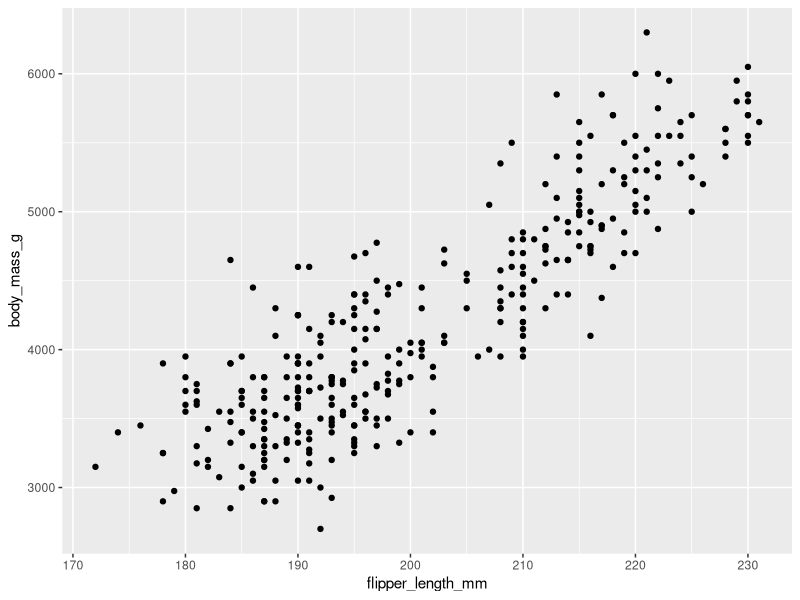
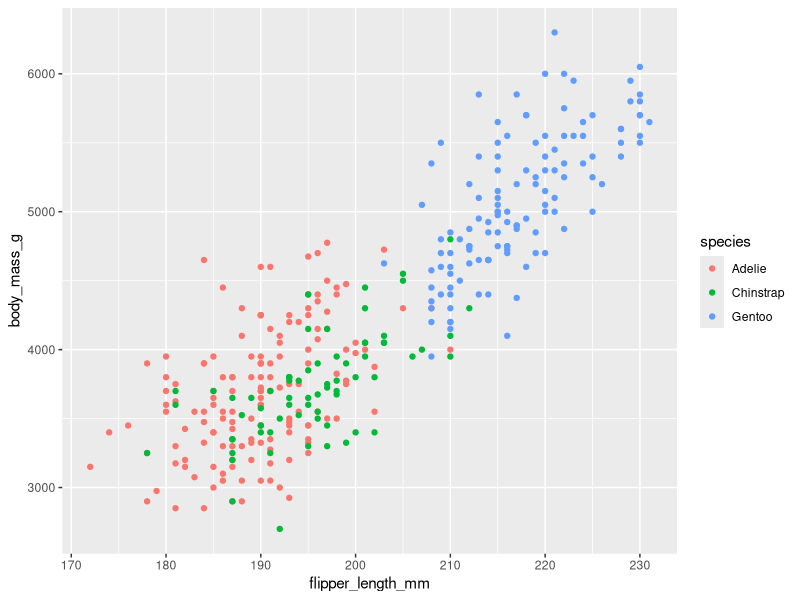
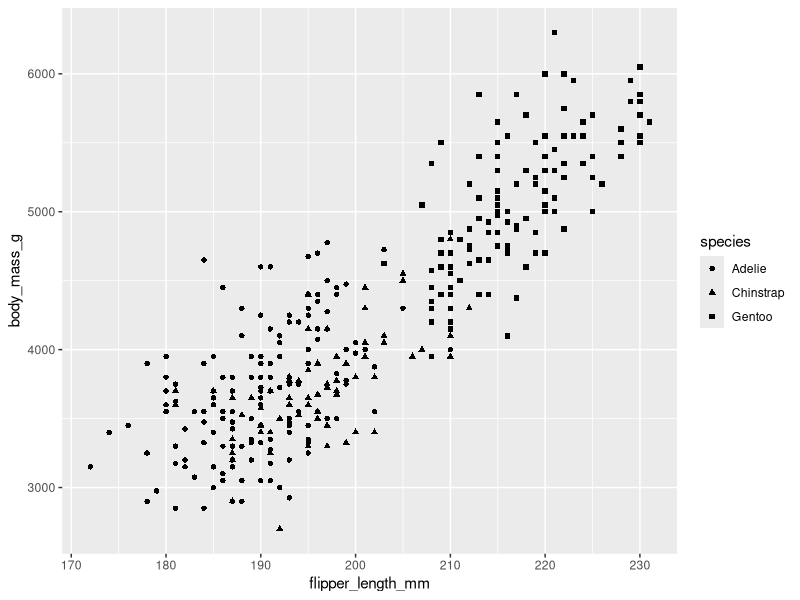
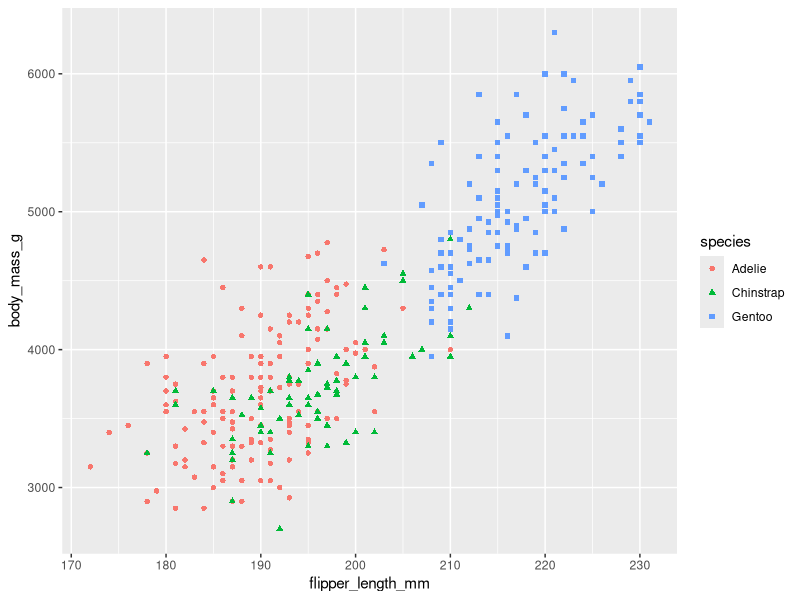
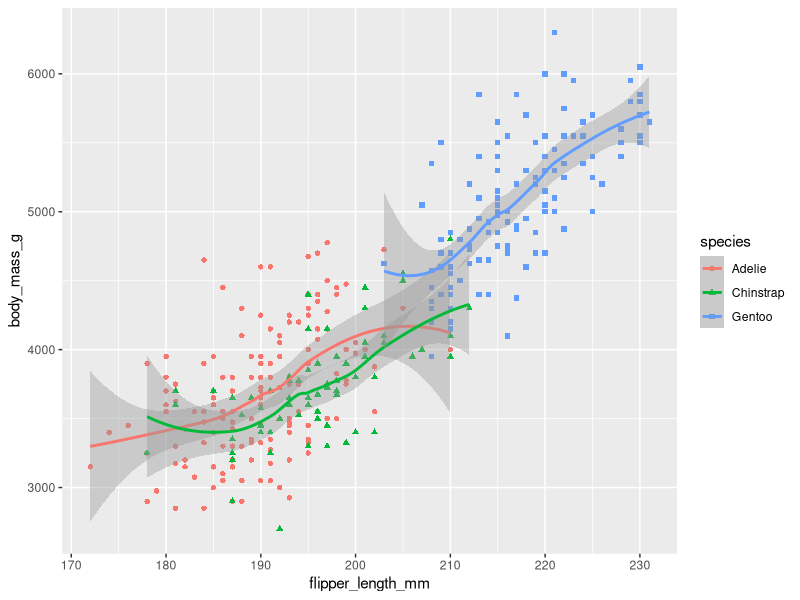
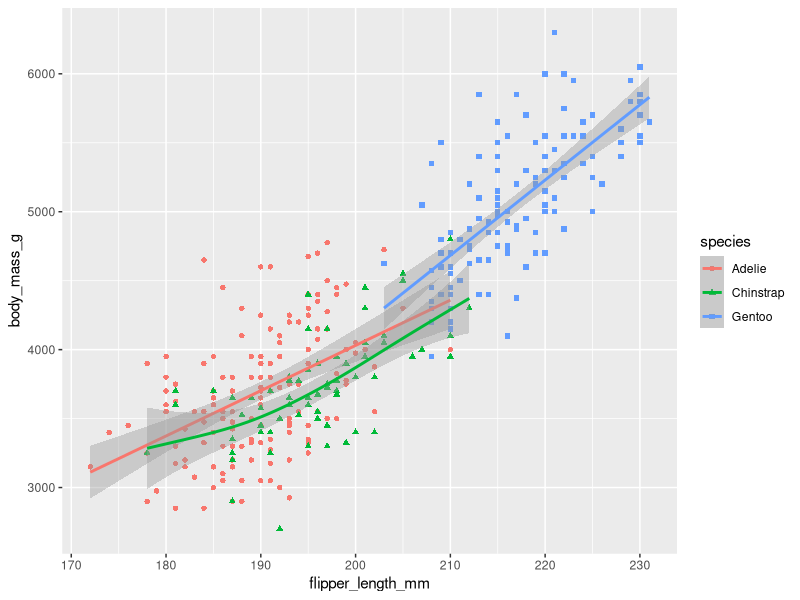
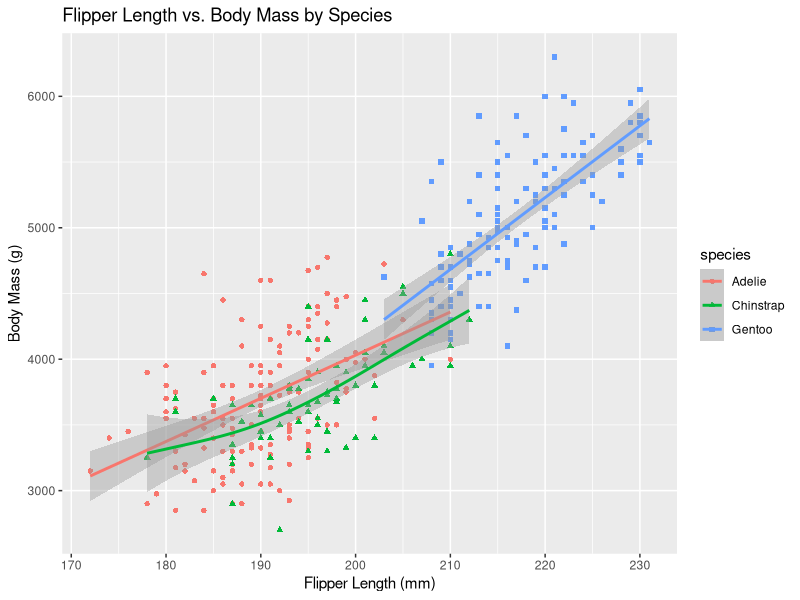
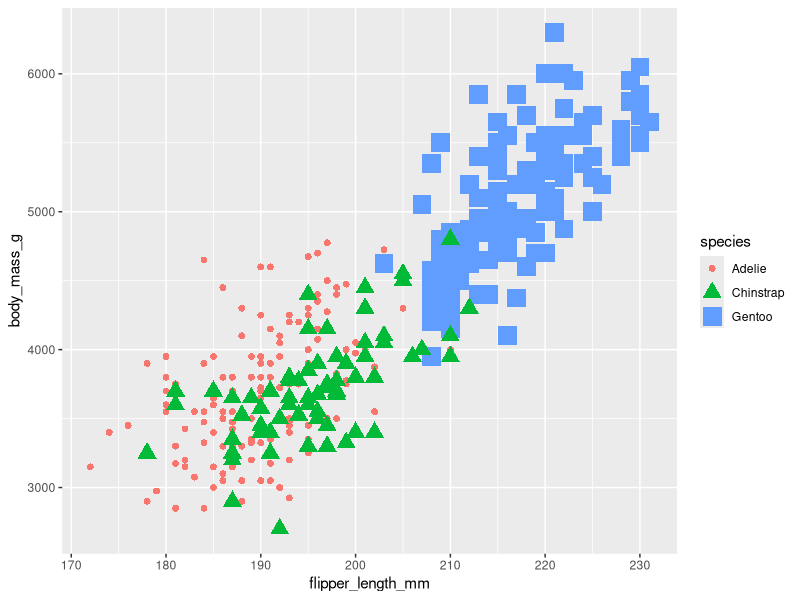

These figures' R source, in order:
## ---- chunk 1
library(ggplot2)

install.packages("palmerpenguins")

library(palmerpenguins)

data(penguins)
## ---- chunk 2
# Basic scatter plot
ggplot(penguins, aes(x = flipper_length_mm, y = body_mass_g)) +
  geom_point()
## ---- chunk 3
# Aesthetic - color
ggplot(penguins, aes(x = flipper_length_mm, y = body_mass_g, color = species)) +
  geom_point()
## ---- chunk 4
# Aesthetic - shape
ggplot(penguins, aes(x = flipper_length_mm, y = body_mass_g, shape = species)) +
  geom_point()
## ---- chunk 5
# Multiple aesthetics - color and shape
ggplot(penguins, aes(x = flipper_length_mm, y = body_mass_g, color = species, shape = species)) +
  geom_point()
## ---- chunk 6
# Smoothing with loess
ggplot(penguins, aes(x = flipper_length_mm, y = body_mass_g, color = species, shape = species)) +
  geom_point() +
  geom_smooth(method = "loess")
## ---- chunk 7
# Smoothing with gam
ggplot(penguins, aes(x = flipper_length_mm, y = body_mass_g, color = species, shape = species)) +
  geom_point() +
  geom_smooth(method = "gam", formula = y ~ s(x))
## ---- chunk 8
# Adding labels
ggplot(penguins, aes(x = flipper_length_mm, y = body_mass_g, color = species, shape = species)) +
  geom_point() +
  geom_smooth(method = "gam", formula = y ~ s(x)) +
  labs(title = "Flipper Length vs. Body Mass by Species",
       x = "Flipper Length (mm)",
       y = "Body Mass (g)")
## ---- chunk 9
# Multiple aesthetics - color, shape, and size
ggplot(penguins, aes(x = flipper_length_mm, y = body_mass_g, color = species, shape = species, size = species)) +
  geom_point()
## ---- chunk 10
# Alpha aesthetic
ggplot(penguins, aes(x = flipper_length_mm, y = body_mass_g, color = species, shape = species, size = species, alpha = species)) +
  geom_point()
## ---- chunk 11
# Only alpha
ggplot(penguins, aes(x = flipper_length_mm, y = body_mass_g, alpha = species)) +
  geom_point()
## ---- chunk 12
# Global aesthetic - color
ggplot(penguins, aes(x = flipper_length_mm, y = body_mass_g)) +
  geom_point(color = "purple")
## ---- chunk 13
# Equivalent
ggplot(penguins) +
  geom_point(aes(x = flipper_length_mm, y = body_mass_g), color = "purple")
